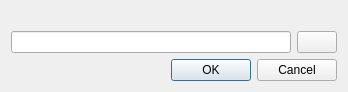
<?xml version="1.0" encoding="UTF-8"?>
<ui version="4.0">
 <class>UtilPathPicker</class>
 <widget class="QDialog" name="UtilPathPicker">
  <property name="geometry">
   <rect>
    <x>0</x>
    <y>0</y>
    <width>340</width>
    <height>89</height>
   </rect>
  </property>
  <property name="windowTitle">
   <string>Path Picker</string>
  </property>
  <layout class="QGridLayout" name="gridLayout">
   <property name="sizeConstraint">
    <enum>QLayout::SetFixedSize</enum>
   </property>
   <item row="0" column="0">
    <widget class="QLabel" name="label">
     <property name="wordWrap">
      <bool>true</bool>
     </property>
     <property name="openExternalLinks">
      <bool>true</bool>
     </property>
    </widget>
   </item>
   <item row="1" column="0">
    <widget class="QWidget" name="widget1" native="true">
     <layout class="QGridLayout" name="gridLayout1">
      <property name="leftMargin">
       <number>0</number>
      </property>
      <property name="topMargin">
       <number>0</number>
      </property>
      <property name="rightMargin">
       <number>0</number>
      </property>
      <property name="bottomMargin">
       <number>0</number>
      </property>
      <item row="0" column="0">
       <widget class="QLineEdit" name="edit"/>
      </item>
      <item row="0" column="1">
       <widget class="QPushButton" name="button"/>
      </item>
     </layout>
    </widget>
   </item>
   <item row="2" column="0">
    <widget class="QWidget" name="widget2" native="true">
     <layout class="QGridLayout" name="gridLayout2">
      <property name="leftMargin">
       <number>0</number>
      </property>
      <property name="topMargin">
       <number>0</number>
      </property>
      <property name="rightMargin">
       <number>0</number>
      </property>
      <property name="bottomMargin">
       <number>0</number>
      </property>
      <item row="0" column="0">
       <spacer name="spacer">
        <property name="orientation">
         <enum>Qt::Horizontal</enum>
        </property>
        <property name="sizeHint" stdset="0">
         <size>
          <width>160</width>
          <height>20</height>
         </size>
        </property>
       </spacer>
      </item>
      <item row="0" column="1">
       <widget class="QDialogButtonBox" name="box">
        <property name="orientation">
         <enum>Qt::Horizontal</enum>
        </property>
        <property name="standardButtons">
         <set>QDialogButtonBox::Cancel|QDialogButtonBox::Ok</set>
        </property>
       </widget>
      </item>
     </layout>
    </widget>
   </item>
  </layout>
 </widget>
 <resources/>
 <connections>
  <connection>
   <sender>box</sender>
   <signal>accepted()</signal>
   <receiver>UtilPathPicker</receiver>
   <slot>accept()</slot>
  </connection>
  <connection>
   <sender>box</sender>
   <signal>rejected()</signal>
   <receiver>UtilPathPicker</receiver>
   <slot>reject()</slot>
  </connection>
 </connections>
</ui>
